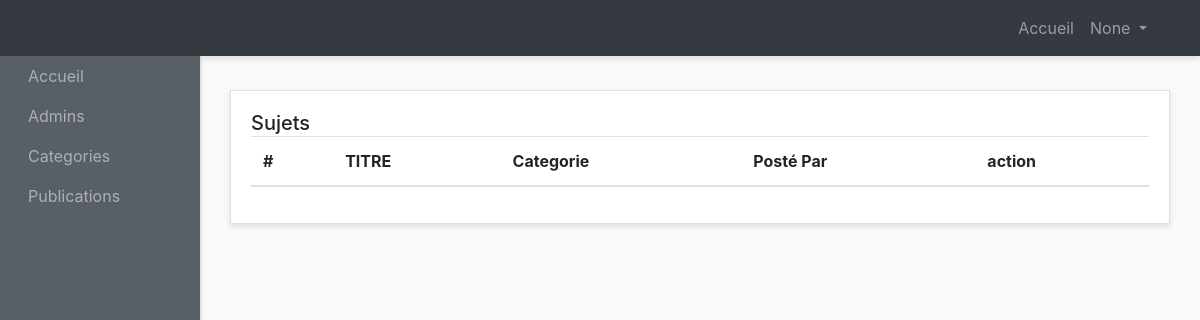
The app's page /postedTopic/, older data.
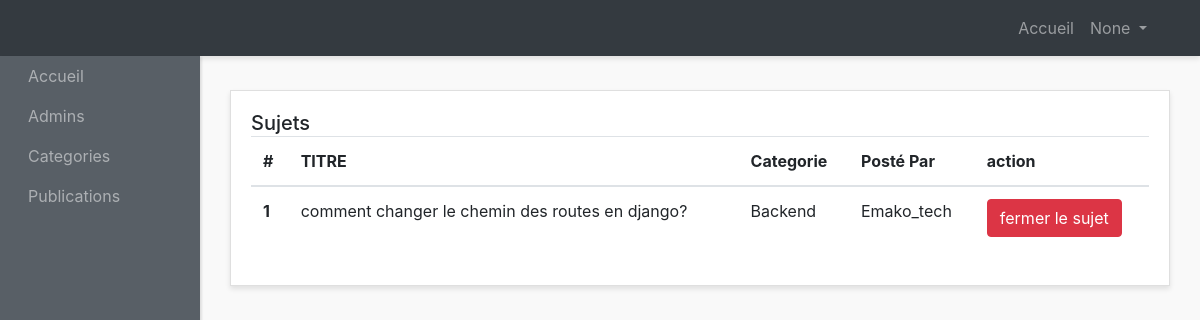
The same page, newer data.
### website/models.py (models this page shows)
class PostMessage(models.Model):
    title = models.CharField(max_length=100)  # Augmentation de la longueur du titre
    message = models.TextField()
    posted_date = models.DateTimeField(auto_now_add=True)  # Utilisation de DateTimeField pour la date et l'heure de publication
    closes = models.BooleanField(default=False)  # Par défaut, le message n'est pas clos
    category = models.ForeignKey(Category, on_delete=models.CASCADE)  # Correction du nom du champ Category en minuscules
    user= models.ForeignKey(Users, on_delete= models.CASCADE)
    avatar = models.ImageField(null=True, blank=True, upload_to='img/')  # Ajout d'un champ pour l'avatar

class Category(models.Model):
    title = models.CharField(max_length=100)  # Augmentation de la longueur du titre
    description = models.TextField()
    added_by = models.ForeignKey(Admins, on_delete=models.CASCADE)  # Renommage du champ addedBy en snake_case

class Users(models.Model):
    pseudo = models.CharField(max_length=50, unique=True)
    email = models.EmailField()
    password = models.CharField(max_length=100)  # Utilisation de CharField pour le mot de passe
    role = models.CharField(max_length=20, default="User")  # Limiter la longueur du rôle
    avatar = models.ImageField( null=True, blank=True, upload_to='img/')  # Ajout d'un champ pour l'avatar
    activated = models.BooleanField(default=True)  # Par défaut, l'utilisateur n'est pas activé
    birthdate= models.DateField(null=False)
    description= models.TextField(null=False, default='JE suis un membre anonyme du forum')

### website/views.py (the view)
# urls.py: path('postedTopic/',views.postedTopic, name="postedTopic"),
def postedTopic(request):
    posts= PostMessage.objects.all()
    pseudo= request.session.get("Admin_pseudo")
    return render(request,"admin-panel/topics-admins/show-topics.html" , context={"posts":posts,"pseudo":pseudo})

### forum/templates/admin-panel/topics-admins/show-topics.html (shortened to what this page needs)
{% load static %}
<!DOCTYPE html>
<html lang="en">
<head>
    <link href="http://maxcdn.bootstrapcdn.com/bootstrap/4.0.0/css/bootstrap.min.css" rel="stylesheet">
    <link href="{% static 'style.css' %}" rel="stylesheet">
</head>
<body>
<div id="wrapper">
    <nav class="navbar header-top fixed-top navbar-expand-lg  navbar-dark bg-dark">
      <div class="container">
      <div class="collapse navbar-collapse" id="navbarText">
        <ul class="navbar-nav side-nav" >
          <li class="nav-item">
            <a class="nav-link" style="margin-left: 20px;" href="{% url 'AdminIndex' %}">Accueil
            </a>
          </li>
          <li class="nav-item">
            <a class="nav-link" href="{% url 'AdminsList' %}" style="margin-left: 20px;">Admins</a>
          </li>
          <li class="nav-item">
            <a class="nav-link" href="{% url 'AdminCategory' %}"  style="margin-left: 20px;">Categories</a>
          </li>
          <li class="nav-item">
            <a class="nav-link" href="{% url 'postedTopic' %}"  style="margin-left: 20px;">Publications</a>
          </li>
        </ul>
        <ul class="navbar-nav ml-md-auto d-md-flex">
          <li class="nav-item">
            <a class="nav-link" href="{% url 'AdminIndex' %}">Accueil
            </a>
          </li>
          <li class="nav-item dropdown">
            <a class="nav-link  dropdown-toggle" href="#" id="navbarDropdown" role="button" data-toggle="dropdown" aria-haspopup="true" aria-expanded="false">
              {{ pseudo }}
            </a>
          </li>
        </ul>
      </div>
    </div>
    </nav>
    <div class="container-fluid">
          <div class="row">
        <div class="col">
          <div class="card">
            <div class="card-body">
              <h5 class="card-title mb-4 d-inline">Sujets</h5>
              <table class="table">
                <thead>
                  <tr>
                    <th scope="col">#</th>
                    <th scope="col">TITRE</th>
                    <th scope="col">Categorie</th>
                    <th scope="col">Posté Par</th>
                    <th scope="col">action</th>
                  </tr>
                </thead>
                <tbody>
                  {% if posts %}
                  {% for post in posts %}
                  <tr>
                    <th scope="row">{{post.pk}}</th>
                    <td>{{post.title}}</td>
                    <td> {{post.category.title}}</td>
                    <td>  {{post.user.pseudo}}</td>
                    {% if post.closes == False %}
                     <td><a href="{% url 'FermerSujet' id=post.pk %}" class="btn btn-danger  text-center ">fermer le sujet</a></td>
                     {% else %}
                     <td class="text-danger">Ce Sujet a été Fermé</td>
                     {% endif %}
                  </tr>
                  {% endfor %}
                  {% endif %}
                </tbody>
              </table>
            </div>
          </div>
        </div>
      </div>
  </div>
</body>
</html>

Row changes from the older to the newer data that the page shows:
added PostMessage: pk "1", title "comment changer le chemin des routes en django?", category "Backend", user.pseudo "Emako_tech", closes "fermer le sujet"
